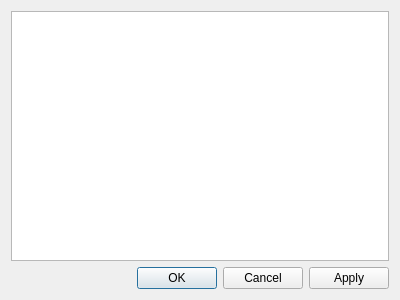
<?xml version="1.0" encoding="UTF-8"?>
<ui version="4.0">
 <class>Dialog</class>
 <widget class="QDialog" name="Dialog">
  <property name="geometry">
   <rect>
    <x>0</x>
    <y>0</y>
    <width>400</width>
    <height>300</height>
   </rect>
  </property>
  <property name="windowTitle">
   <string>Dialog</string>
  </property>
  <property name="modal">
   <bool>true</bool>
  </property>
  <layout class="QGridLayout" name="gridLayout">
   <item row="0" column="0">
    <widget class="QListWidget" name="stylesList"/>
   </item>
   <item row="1" column="0">
    <widget class="QDialogButtonBox" name="buttonBox">
     <property name="orientation">
      <enum>Qt::Orientation::Horizontal</enum>
     </property>
     <property name="standardButtons">
      <set>QDialogButtonBox::StandardButton::Apply|QDialogButtonBox::StandardButton::Cancel|QDialogButtonBox::StandardButton::Ok</set>
     </property>
    </widget>
   </item>
  </layout>
 </widget>
 <resources/>
 <connections>
  <connection>
   <sender>buttonBox</sender>
   <signal>accepted()</signal>
   <receiver>Dialog</receiver>
   <slot>accept()</slot>
   <hints>
    <hint type="sourcelabel">
     <x>248</x>
     <y>254</y>
    </hint>
    <hint type="destinationlabel">
     <x>157</x>
     <y>274</y>
    </hint>
   </hints>
  </connection>
  <connection>
   <sender>buttonBox</sender>
   <signal>rejected()</signal>
   <receiver>Dialog</receiver>
   <slot>reject()</slot>
   <hints>
    <hint type="sourcelabel">
     <x>316</x>
     <y>260</y>
    </hint>
    <hint type="destinationlabel">
     <x>286</x>
     <y>274</y>
    </hint>
   </hints>
  </connection>
 </connections>
</ui>
